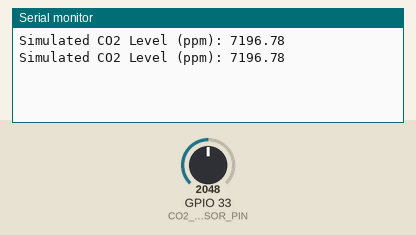
Bench run of a sketch on a simulated ESP32. Parts: the last lines printed to the serial monitor. The test bench sets the inputs (shaded band); at power-on: GPIO 33 (CO2_SENSOR_PIN) = 2048.

Above: at 1.8 s.
1.9 s: GPIO 33 (CO2_SENSOR_PIN) set to 2866
At 2.8 s:
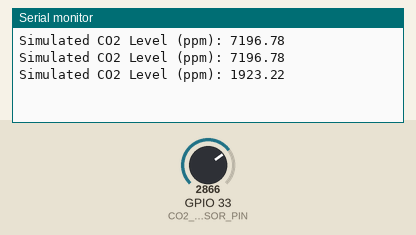
3.4 s: GPIO 33 (CO2_SENSOR_PIN) set to 3603
At 4.6 s:
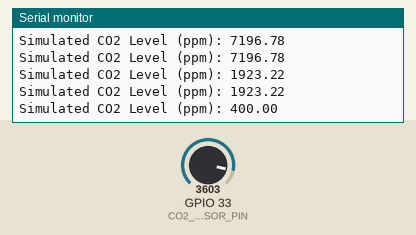
Timing chart, 0 to 6.4 s (numbered marks = the images above; inputs shaded):
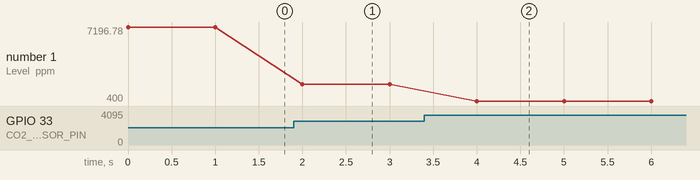

The sketch:

version1code.ino
```cpp
#define CO2_SENSOR_PIN 33

void setup() {
  Serial.begin(115200);
}

void loop() {
  // Read analog CO2 sensor (potentiometer)
  int adcVal = analogRead(CO2_SENSOR_PIN);
  float voltage = adcVal * (3.3 / 4095.0); // Convert ADC value to voltage (ESP32 ADC is 12-bit)

  // Convert voltage to CO2 ppm based on MG-811 approximation
  float co2ppm = -8000 * voltage + 20400;

  // Clamp ppm values to realistic range
  co2ppm = constrain(co2ppm, 400, 10000);

  Serial.print("Simulated CO2 Level (ppm): ");
  Serial.println(co2ppm);

  delay(1000);  // Print every second
}
```

Measured:
- after the input at 1.9 s, the serial monitor: prints a new line after 0.10 s (image 1)
- after the input at 3.4 s, the serial monitor: prints a new line after 0.60 s (image 2)
- plotted number 1: 7196.78 → 1923.22 after the input at 1.9 s, 1923.22 → 400 after the input at 3.4 s
